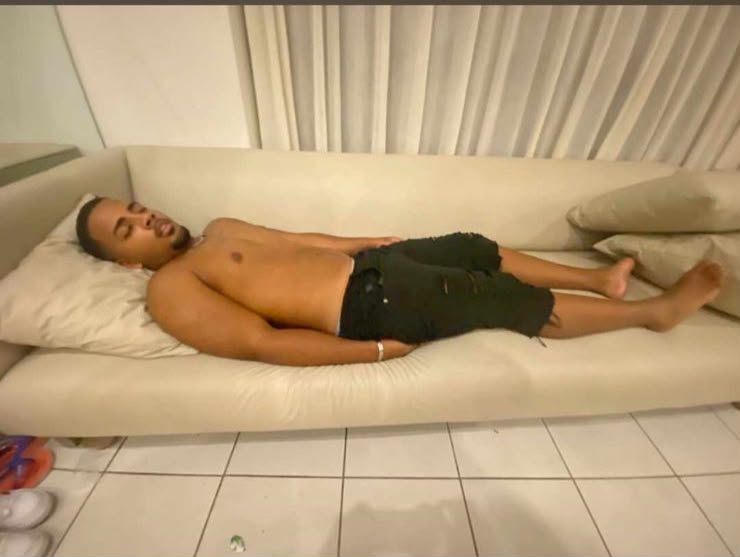
#> input picture programando_k-means_atividade_2/img/img.jpeg, 740 x 557 px, found by its file name
$ jupyter execute main.ipynb
#> lines starting #> are read from the running program, lines starting #| are printed output that depends on the picture
[cell 1]
import matplotlib.pyplot as plt
import cv2
import numpy as np

img_path = "/home/lucian/faculdade_6_semestre/engenharia-programas/programando_k-means_atividade_2/img/img.jpeg"

img  = cv2.imread(img_path)
#> img is the input picture: shape (557, 740, 3); mean B, G, R 122.9, 157.9, 183.5

img = cv2.cvtColor(img, cv2.COLOR_BGR2RGB)

plt.imshow(img)

plt.show()

[cell 2]
K = 2

n, m, c = img.shape
#> n = 557; m = 740; c = 3

plano = []

faixa = []

print(f"Tamanho do c {c}")
#| Tamanho do c 3

for cor in range(c):
    plano.append(img[:,:,cor])
    plt.imshow(plano[-1], cmap='gray')
    plt.show()
    faixa.append(plano[-1].flatten())

    plt.plot(faixa[-1])
    plt.show()
#> this loop made 3 passes
#> pass 1, `plt.show()`:
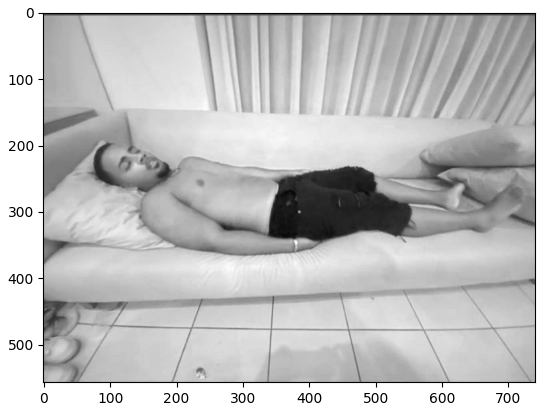
#> figure drawn by matplotlib, 1 panel
#> pass 1, `plt.show()`:
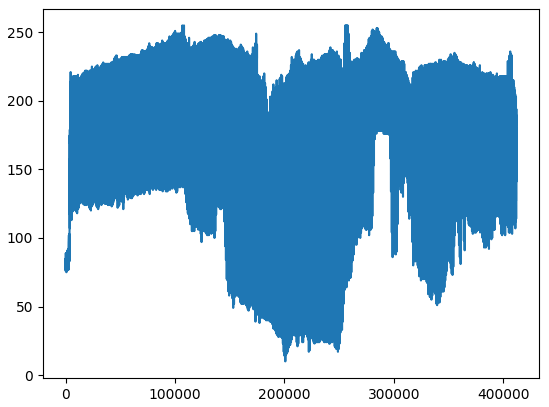
#> figure drawn by matplotlib, 1 panel; curve peaks at x = 106802, y = 255
#> pass 2, `plt.show()`:
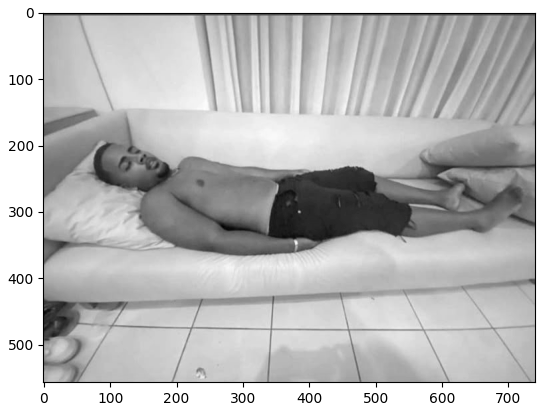
#> figure drawn by matplotlib, 1 panel
#> pass 2, `plt.show()`:
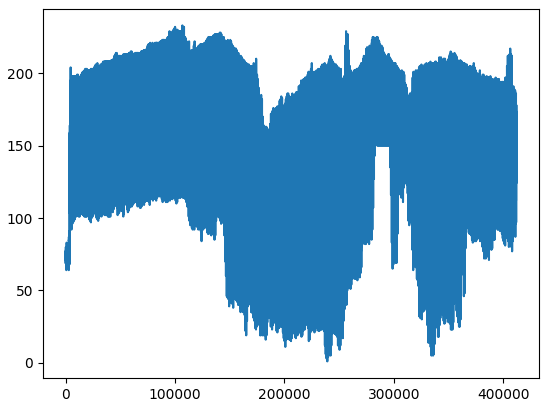
#> figure drawn by matplotlib, 1 panel; curve peaks at x = 106802, y = 233
#> after the loop, faixa = 3 items; plano = 3 items

[cell 3]
centroid = []
v = []
n_pixels = len(faixa[0])
#> n_pixels = 412180

for k in range(2):
    px = np.random.randint(0, n_pixels)
    v0 = faixa[0][px]
    v1 = faixa[1][px]
    v2 = faixa[2][px]
    centroid.append([v0,v1,v2])
    print(f"centroid[{k}] = {centroid[k]}")
#> this loop made 2 passes
#> (px, v0, v1, v2) on passes 1 to 2: (305711, 189, 161, 121), (117952, 234, 212, 171)
#| centroid[0] = [189, 161, 121]
#| centroid[1] = [234, 212, 171]
#> after the loop, centroid = [[189, 161, 121], [234, 212, 171]]

[cell 4]
CLUSTER = [[] for _ in range(K)]
for px in range(n_pixels):
    v = [faixa[0][px],faixa[1][px],faixa[2][px]]
    d = []

    for k in range(K):
        d.append(np.linalg.norm(np.array(v) - np.array(centroid[k])))

    cluster = np.argmin(d)
    CLUSTER[cluster].append(px)
#> this loop made 412180 passes
#> v on passes 1 to 3: [82, 69, 60], [82, 69, 60], [82, 69, 60]

print(f"Tamanho cluster 1: {len(CLUSTER[0])}, Tamanho cluster 2: {len(CLUSTER[1])}")
